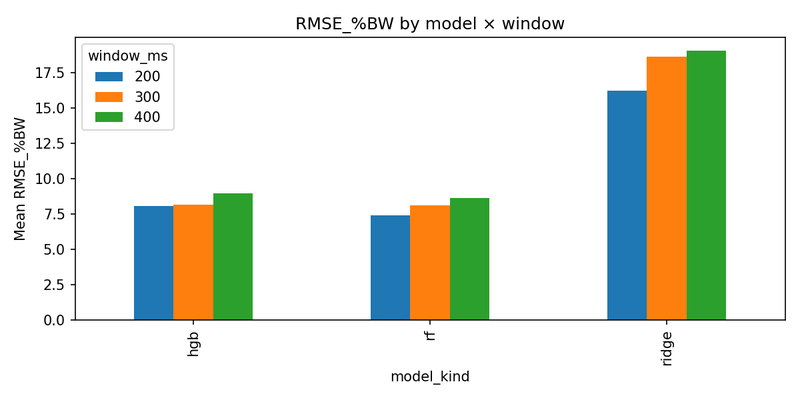
#> input picture docs/figures/rmse_bw_by_model_window.png, 800 x 400 px, shrunk from 1200 x 600 before the run, found by its file name
$ python make_report.py
#> lines starting #> are read from the running program, lines starting #| are printed output that depends on the picture
import argparse
from pathlib import Path
import pandas as pd
import matplotlib.pyplot as plt
from matplotlib.backends.backend_pdf import PdfPages


def safe_read_csv(p: Path) -> pd.DataFrame:
    try:
        return pd.read_csv(p)
    except Exception:
        return pd.DataFrame()


def add_text_table(ax, df: pd.DataFrame, title: str, n=20):
    ax.axis('off')
    ax.set_title(title)
    if df.empty:
        ax.text(0.5,0.5,'No data', ha='center', va='center')
        return
    head = df.head(n).copy()
    # Limit columns
    cols = [c for c in ['trial','sensortag','model_kind','window_ms','rmse_%BW','mae_%BW'] if c in head.columns]
    head = head[cols]
    txt = head.to_string(index=False)
    ax.text(0.01, 0.99, txt, va='top', family='monospace')


def add_image_page(pdf: PdfPages, img_path: Path, title: str):
    fig, ax = plt.subplots(figsize=(11,8.5))
    ax.axis('off')
    ax.set_title(title)
    try:
        import matplotlib.image as mpimg
        img = mpimg.imread(str(img_path))
        ax.imshow(img)
    except Exception as e:
        ax.text(0.5,0.5,f'Failed to load {img_path}: {e}', ha='center', va='center')
    pdf.savefig(fig); plt.close(fig)


def main():
    ap = argparse.ArgumentParser(description='Create Windows batch summary PDF')
    ap.add_argument('--out_root', default=r'E:\safestride\out_grid')
    ap.add_argument('--fig_dir', default='docs/figures')
    ap.add_argument('--outfile', default='docs/Windows_Batch_Summary.pdf')
    args = ap.parse_args()

    out_root = Path(args.out_root)
    csv_path = out_root / 'leaderboard_all.csv'
    df = safe_read_csv(csv_path)

    # Ensure figures exist or generate placeholders
    from pathlib import Path as P
    fig_dir = P(args.fig_dir); fig_dir.mkdir(parents=True, exist_ok=True)
    figs = {
        'rmse_bw_by_model_window.png': fig_dir / 'rmse_bw_by_model_window.png',
        'rmse_bw_hist.png': fig_dir / 'rmse_bw_hist.png',
        'top10_runs.png': fig_dir / 'top10_runs.png',
    }
    for name, path in figs.items():
        if not path.exists():
            plt.figure(figsize=(8,4)); plt.text(0.5,0.5,f'Missing {name}', ha='center', va='center'); plt.axis('off'); plt.tight_layout(); plt.savefig(path, dpi=150); plt.close()

    out_pdf = Path(args.outfile)
    out_pdf.parent.mkdir(parents=True, exist_ok=True)
    with PdfPages(out_pdf) as pdf:
        # Title page
        fig, ax = plt.subplots(figsize=(11,8.5))
        ax.axis('off')
        ax.text(0.5, 0.7, 'SafeStride Windows Batch Summary', ha='center', va='center', fontsize=18)
        ax.text(0.5, 0.5, f'Out root: {out_root}', ha='center', va='center')
        ax.text(0.5, 0.45, f'Rows in leaderboard: {len(df)}', ha='center', va='center')
        pdf.savefig(fig); plt.close(fig)

        # Image pages
        add_image_page(pdf, figs['rmse_bw_by_model_window.png'], 'RMSE by model × window')
#> in add_image_page, img is the input picture: shape (400, 800, 4) float32; mean R, G, B, A 0.88, 0.898, 0.854, 1
        add_image_page(pdf, figs['rmse_bw_hist.png'], 'RMSE histogram')
#> call 2 of add_image_page, with title = 'RMSE histogram'
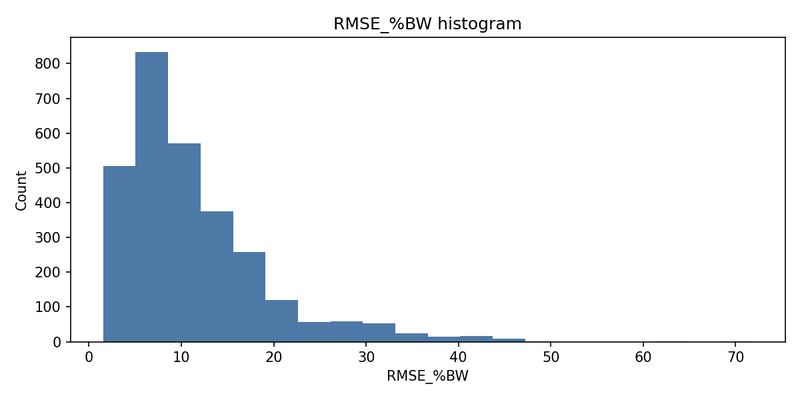
#> input picture docs/figures/rmse_bw_hist.png, 800 x 400 px, shrunk from 1200 x 600 before the run, found by its file name
#> in add_image_page, img is the input picture: shape (400, 800, 4) float32; mean R, G, B, A 0.914, 0.931, 0.95, 1
        add_image_page(pdf, figs['top10_runs.png'], 'Top 10 runs')
#> call 3 of add_image_page, with title = 'Top 10 runs'
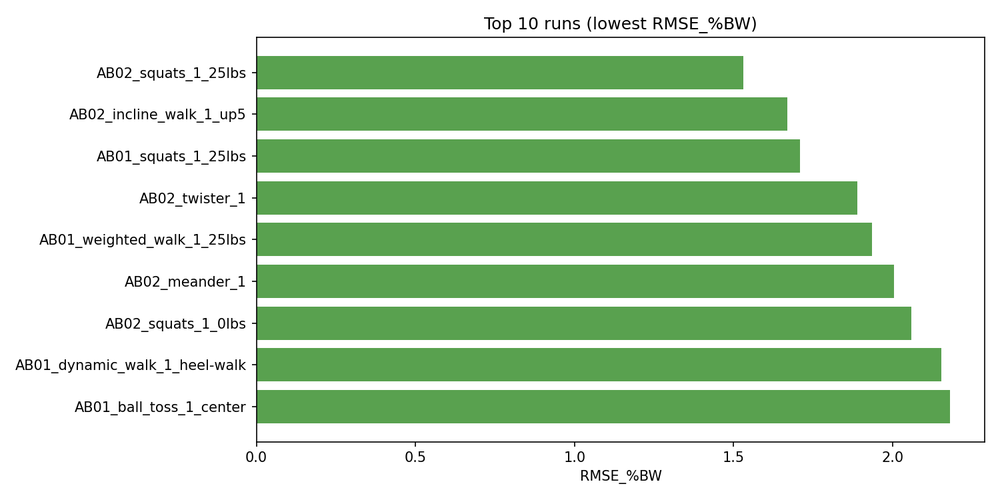
#> input picture docs/figures/top10_runs.png, 1000 x 500 px, shrunk from 1500 x 750 before the run, found by its file name
#> in add_image_page, img is the input picture: shape (500, 1000, 4) float32; mean R, G, B, A 0.744, 0.846, 0.732, 1

        # Table page
        fig, ax = plt.subplots(figsize=(11,8.5))
#> (the run stopped early here; a loop or call above may not have finished)
